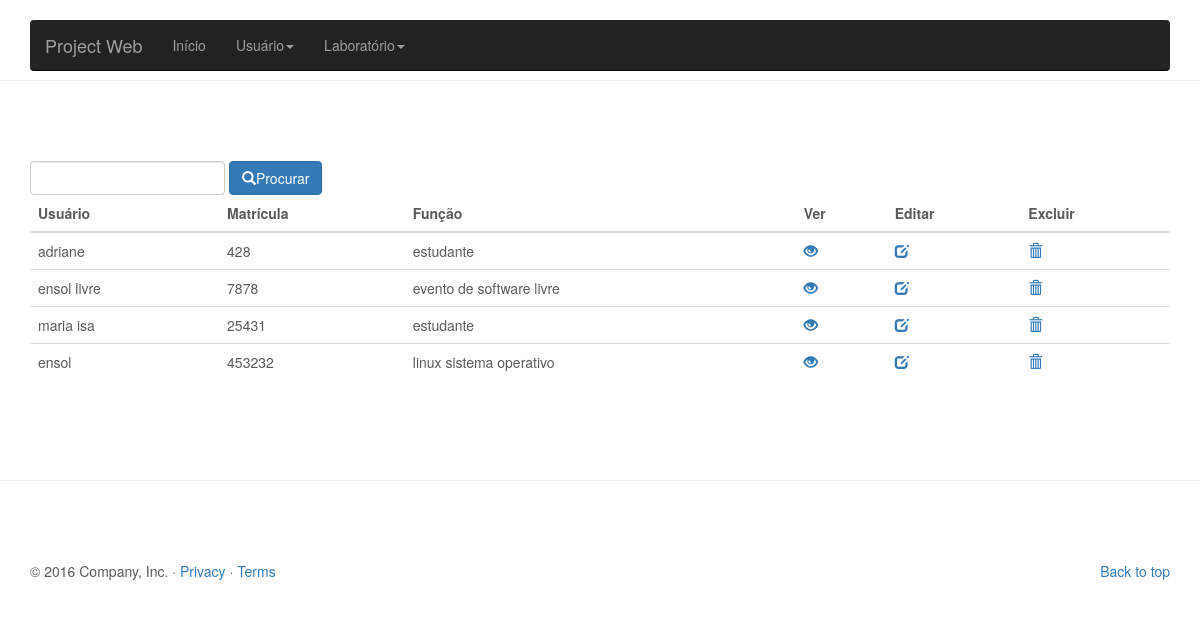
/lab/view/listarUser.php, run on the app's committed database.
### tables this page shows
CREATE TABLE `usuario` (
  `matricula` int(11) NOT NULL,
  `nome` varchar(100) DEFAULT NULL,
  `funcao` varchar(30) DEFAULT NULL
);

### lab/view/listarUser.php (the view, shortened to what this page needs)
<?php include '../controller/conexao.php';
  if(!empty($_REQUEST)){
    $busca = $_REQUEST['buscar'];
    $query = "SELECT * FROM usuario WHERE nome LIKE '%$busca%' or matricula LIKE '%$busca%'";
  }else{
    $query = "SELECT * FROM usuario";
  }
$res = mysqli_query($conn, $query);
?>
<!DOCTYPE html>
<html lang="pt-br">
  <head>
    <link href="../css/bootstrap.min.css" rel="stylesheet">
    <link href="../css/carousel.css" rel="stylesheet">
  </head>
  <body>
    <div class="navbar-wrapper">
      <div class="container">
        <nav class="navbar navbar-inverse navbar-static-top">
          <div class="container">
            <div class="navbar-header">
              <a class="navbar-brand" href="inicio.php">Project Web</a>
            </div>
            <div id="navbar" class="navbar-collapse collapse">
              <ul class="nav navbar-nav">
                <li><a href="inicio.php">Início</a></li>
                <li class="dropdown">
                  <a href="inserirUser.php" class="dropdown-toggle" data-toggle="dropdown" role="button" aria-haspopup="true" aria-expanded="false">Usuário<span class="caret"></span></a>
                  <li class="dropdown">
                  <a href="inserirUser.php" class="dropdown-toggle" data-toggle="dropdown" role="button" aria-haspopup="true" aria-expanded="false">Laboratório<span class="caret"></span></a>
                </li>
              </ul>
            </div>
          </div>
        </nav>
      </div>
    </div>
<hr class="featurette-divider">
       <div class="container">
       <form class="form-inline" method="get" action="listarUser.php">
        <input type="text" name="buscar" id="nome" class="form-control" autofocus>
        <button class="btn btn-primary" type="submit"><span class="glyphicon glyphicon-search"></span>Procurar</button>
        </form>
    <table class="table table-hover">
    <thead>
      <tr>
        <th>Usuário</th>
        <th>Matrícula</th>
        <th>Função</th>
        <th>Ver</th>
        <th>Editar</th>
        <th>Excluir</th>
      </tr>
    </thead>
    <tbody>
      <?php
while($linha = mysqli_fetch_array($res)){
        echo "<tr><td>".$linha['nome']."</td>";
        echo "<td>".$linha['matricula']."</td>";
        echo "<td>".$linha['funcao']."</td>";
        echo "<td><a href=\"verUser.php?btn=atualizar&nome=$linha[nome]&matricula=$linha[matricula]&funcao=$linha[funcao]\"><span class='glyphicon glyphicon-eye-open'></span></a></td>";
        echo "<td><a href=\"editUser.php?btn=atualizar&nome=$linha[nome]&matricula=$linha[matricula]&funcao=$linha[funcao]\"><span class='glyphicon glyphicon-edit'></span></a></td>";
        echo "<td><a href=\"../controller/controllerUser.php?btn=deletar&nome=$linha[nome]&matricula=$linha[matricula]&funcao=$linha[funcao]\"onClick=\"return confirm('Tem certeza que deseja excluir?')\"><span class='glyphicon glyphicon-trash'></span></a></td></tr>";
 } ?>
    </tbody>
  </table>
</div>
<hr class="featurette-divider">
    <div class="container marketing">
      <footer>
        <p class="pull-right"><a href="#">Back to top</a></p>
        <p>&copy; 2016 Company, Inc. &middot; <a href="#">Privacy</a> &middot; <a href="#">Terms</a></p>
      </footer>
    </div>
  </body>
</html>

### lab/css/carousel.css (style rules this page uses)
body { padding-bottom: 40px; color: #5a5a5a; }
.navbar-wrapper { position: absolute; top: 0; right: 0; left: 0; z-index: 20; }
.navbar-wrapper > .container { padding-right: 0; padding-left: 0; }
.navbar-wrapper .navbar { padding-right: 15px; padding-left: 15px; }
.navbar-wrapper .navbar .container { width: auto; }
.featurette-divider { margin: 80px 0; }
@media (min-width: 768px) { .navbar-wrapper { margin-top: 20px; } }
@media (min-width: 768px) { .navbar-wrapper .container { padding-right: 15px; padding-left: 15px; } }
@media (min-width: 768px) { .navbar-wrapper .navbar { padding-right: 0; padding-left: 0; } }
@media (min-width: 768px) { .navbar-wrapper .navbar { border-radius: 4px; } }

### data on the page
usuario: nome "adriane", matricula "428", funcao "estudante"
usuario: nome "ensol livre", matricula "7878", funcao "evento de software livre"
usuario: nome "maria isa", matricula "25431", funcao "estudante"
usuario: nome "ensol", matricula "453232", funcao "linux sistema operativo"
